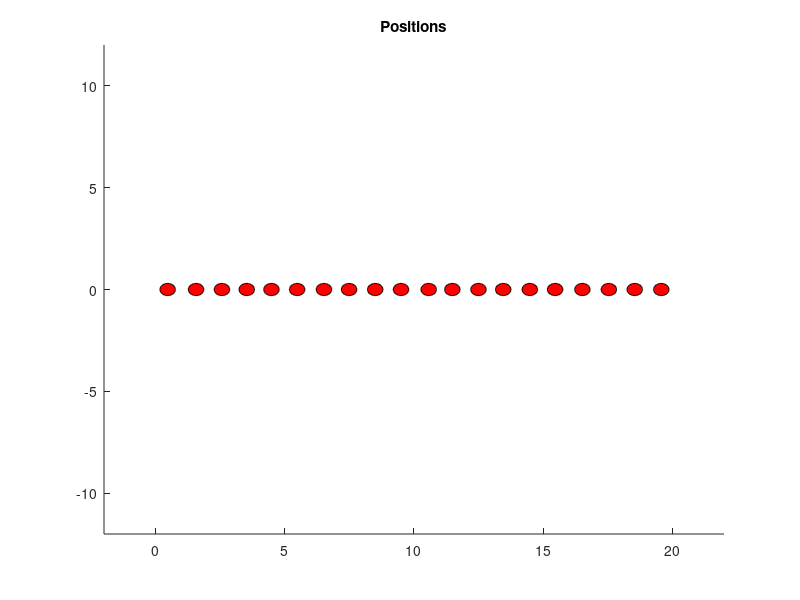

Write the MATLAB code that produced this figure.
N = 20; %Number of particles.
T = 100000; %Number of time increments.
t = 100; %How many stages we don't save for each one we save
k = 0.000001; %Elastic constant.
particles = zeros(N,1);

X = zeros(T/t, N); %positions

V = zeros(T/t, N); %velocities

Xt = zeros(1,N); %temporal variable + intial condition
Vt = zeros(1,N); %temporal variable + intial condition
Xt(1,1) = 0.2;
Vt(1,15) = 0.0001;

A = zeros(1,N); %accelerations


% Solve using Euler's method
for i = 1:T
    for j = 1:N
        if j == 1
            A(j) = -2*k*Xt(j) + k*Xt(N) + k*Xt(j+1);
        elseif j == N
            A(j) = -2*k*Xt(j) + k*Xt(j-1) + k*Xt(1);    
        else
            A(j) = -2*k*Xt(j) + k*Xt(j-1) + k*Xt(j+1);  
        end
    end
    Xt = Xt + Vt;
    Vt = Vt + A;
    if mod(i,t) == 0
        X(i/t, :) = Xt;
        V(i/t, :) = Vt;
    end
end

% Graphics
figure;
axesHandle = gca;
xlim(axesHandle, [-2 N + 2]);
ylim(axesHandle, [ceil(-N/2) - 2, + ceil(N/2) + 2 ]);
for j = 0:N - 1
        particles(j+1) = rectangle('Position',[(j - .3) -.3 .6 .6],...
        'Curvature',1,'FaceColor','r');
end

% Animation
for i = 1:T/t
    for j = 0:N-1
        set(particles(j+1), 'Position', [j + X(i,j+1) - .3 -.3, .6, .6]);
    end
    title('Positions')
    drawnow;
    pause(.01); %pause to slow down the animation
end


        
